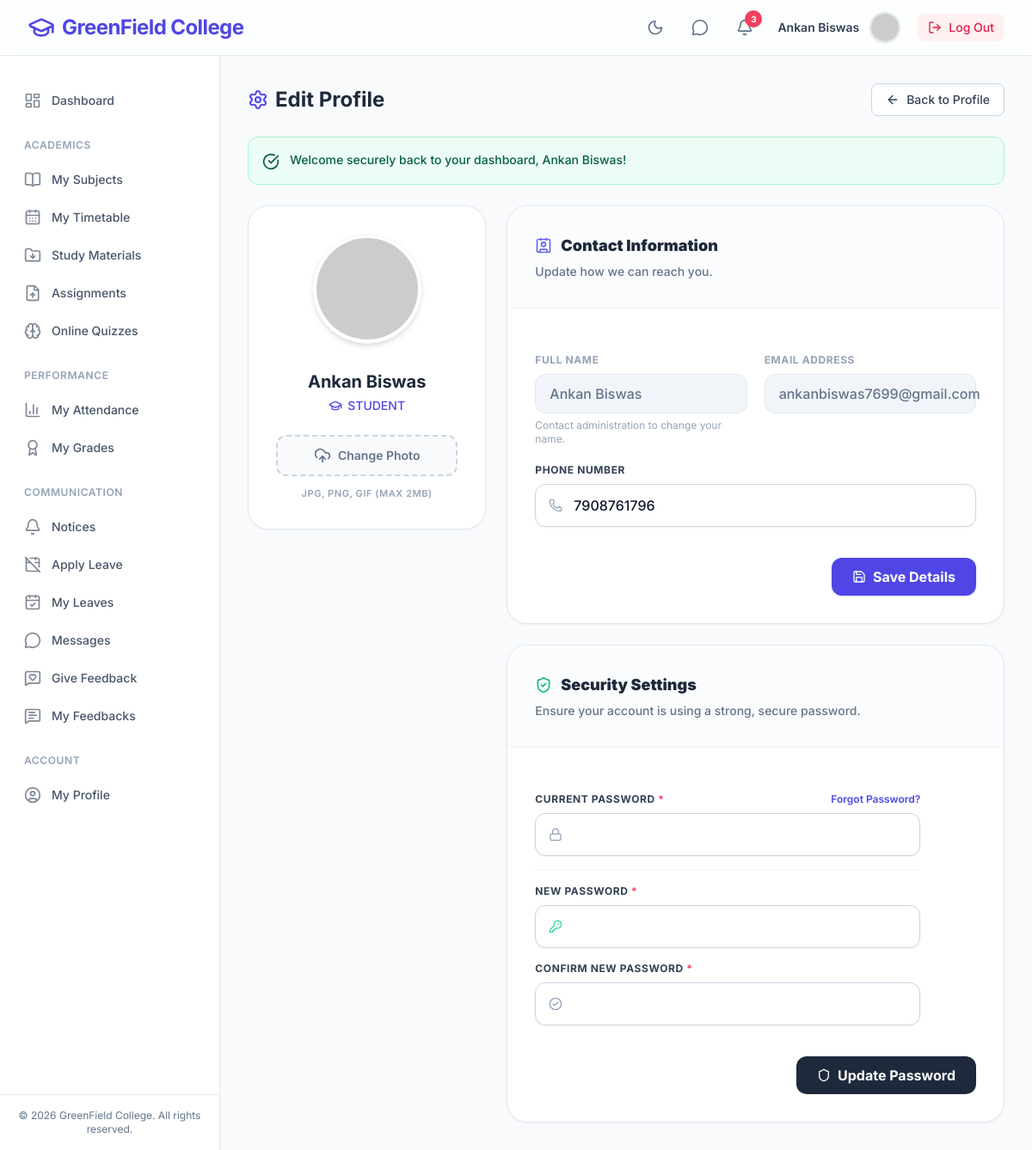
/views/student/edit-profile.php (signed in), run on the app's committed database.
### tables this page shows
CREATE TABLE `students` (
  `id` int(11) NOT NULL AUTO_INCREMENT,
  `name` varchar(100) NOT NULL,
  `email` varchar(100) NOT NULL,
  `password_hash` varchar(255) NOT NULL,
  `phone` varchar(20) DEFAULT NULL,
  `profile_pic` varchar(255) DEFAULT NULL,
  `department_id` int(11) NOT NULL,
  `semester_id` int(11) NOT NULL,
  `roll_number` varchar(50) NOT NULL,
  `registration_number` varchar(50) NOT NULL,
  `status` enum('ACTIVE','INACTIVE') DEFAULT 'ACTIVE',
  `created_at` timestamp NOT NULL DEFAULT current_timestamp(),
  PRIMARY KEY (`id`),
  UNIQUE KEY `email` (`email`),
  UNIQUE KEY `roll_number` (`roll_number`),
  UNIQUE KEY `registration_number` (`registration_number`),
  KEY `semester_id` (`semester_id`),
  KEY `idx_student_email` (`email`),
  KEY `idx_student_dept_sem` (`department_id`,`semester_id`),
  CONSTRAINT `students_ibfk_1` FOREIGN KEY (`department_id`) REFERENCES `departments` (`id`) ON DELETE CASCADE,
  CONSTRAINT `students_ibfk_2` FOREIGN KEY (`semester_id`) REFERENCES `semesters` (`id`) ON DELETE CASCADE
);

### includes/helpers.php (called while the page is built, shortened)
<?php
function get_flash_message() {
    if (isset($_SESSION['flash_message'])) {
        $msg = $_SESSION['flash_message'];
        return $msg;
    }
    return null;
}

### views/student/edit-profile.php (the view, shortened to what this page needs)
<?php
require_once __DIR__ . '/../../includes/helpers.php';
$db = Database::getInstance()->getConnection();
$userId = $_SESSION['user_id'];
$stmt = $db->prepare("
    SELECT s.name, s.email, s.phone, s.status, s.profile_pic,
           d.dept_name, sem.semester_number
    FROM students s
    JOIN departments d ON s.department_id = d.id
    JOIN semesters sem ON s.semester_id = sem.id
    WHERE s.id = ?
");
$stmt->execute([$userId]);
$user = $stmt->fetch(PDO::FETCH_ASSOC);
require_once __DIR__ . '/../../includes/header.php';
?>
<main class="flex-1 overflow-y-auto p-4 sm:p-6 lg:p-8 bg-slate-50 dark:bg-slate-900 transition-colors duration-200">
    <div class="max-w-4xl mx-auto space-y-6">
        <div class="flex items-center justify-between">
            <h1 class="text-2xl font-bold text-slate-800 dark:text-white flex items-center gap-2">
                <i data-lucide="settings" class="w-6 h-6 text-indigo-600 dark:text-indigo-400"></i> Edit Profile
            </h1>
            <a href="<?= BASE_URL ?>/views/student/view-profile.php" class="inline-flex items-center gap-2 px-4 py-2 bg-white dark:bg-slate-800 border border-slate-300 dark:border-slate-600 rounded-lg text-sm font-medium text-slate-700 dark:text-slate-200 hover:bg-slate-50 dark:hover:bg-slate-700 transition-colors">
                <i data-lucide="arrow-left" class="w-4 h-4"></i> Back to Profile
            </a>
        </div>
        <?php
        $flash = get_flash_message();
        if ($flash):
            $bgClass = $flash['type'] === 'success' ? 'bg-emerald-50 text-emerald-800 border-emerald-200 dark:bg-emerald-900/30 dark:text-emerald-400 dark:border-emerald-800' : 'bg-rose-50 text-rose-800 border-rose-200 dark:bg-rose-900/30 dark:text-rose-400 dark:border-rose-800';
            $icon = $flash['type'] === 'success' ? 'check-circle' : 'alert-circle';
        ?>
            <div class="p-4 rounded-xl border flex items-start gap-3 <?= $bgClass ?>">
                <i data-lucide="<?= $icon ?>" class="w-5 h-5 shrink-0 mt-0.5"></i>
                <p class="text-sm font-medium"><?= htmlspecialchars($flash['message']) ?></p>
            </div>
        <?php endif; ?>
        <div class="grid grid-cols-1 md:grid-cols-3 gap-6">
            <div class="md:col-span-1 space-y-6">
                <div class="bg-white dark:bg-slate-800 rounded-3xl shadow-sm border border-slate-200 dark:border-slate-700 p-8 text-center relative overflow-hidden group">
                    <div class="relative z-10 inline-block mb-6">
                        <div class="w-32 h-32 rounded-full p-1 bg-white dark:bg-slate-800 shadow-md border border-slate-100 dark:border-slate-700 mx-auto group-hover:scale-105 transition-transform">
                            <?php if ($user['profile_pic']): ?>
                                <img src="<?= BASE_URL ?>/uploads/profiles/<?= htmlspecialchars($user['profile_pic']) ?>" alt="Profile Picture" class="w-full h-full rounded-full object-cover">
                            <?php else: ?>
                                <img src="https://ui-avatars.com/api/?name=<?= urlencode($user['name']) ?>&background=4f46e5&color=fff&bold=true&size=128" alt="Profile Avatar" class="w-full h-full rounded-full object-cover">
                            <?php endif; ?>
                        </div>
                    </div>
                    <h2 class="text-xl font-bold text-slate-800 dark:text-white mb-1"><?= htmlspecialchars($user['name']) ?></h2>
                    <p class="text-indigo-600 dark:text-indigo-400 font-medium text-sm mb-6 flex items-center justify-center gap-1.5">
                        <i data-lucide="graduation-cap" class="w-4 h-4"></i> STUDENT
                    </p>
                    <form action="<?= BASE_URL ?>/views/student/edit-profile.php" method="POST" enctype="multipart/form-data">
                        <div class="flex items-center justify-center w-full">
                            <label for="profile_pic" class="flex flex-col items-center justify-center w-full h-12 border-2 border-slate-300 border-dashed rounded-xl cursor-pointer bg-slate-50 dark:bg-slate-800/50 hover:bg-slate-100 dark:hover:bg-slate-700 dark:border-slate-600 transition-colors group/upload">
                                <div class="flex items-center justify-center gap-2 text-slate-500 dark:text-slate-400 group-hover/upload:text-indigo-600 dark:group-hover/upload:text-indigo-400">
                                    <i data-lucide="upload-cloud" class="w-5 h-5"></i>
                                    <p class="text-sm font-semibold">Change Photo</p>
                                </div>
                            </label>
                        </div>
                        <p class="text-[11px] text-slate-400 dark:text-slate-500 mt-3 uppercase tracking-wider font-semibold">JPG, PNG, GIF (Max 2MB)</p>
                    </form>
                </div>
            </div>
            <div class="md:col-span-2 space-y-6">
                <div class="bg-white dark:bg-slate-800 rounded-3xl shadow-sm border border-slate-200 dark:border-slate-700 overflow-hidden">
                    <div class="p-6 sm:p-8 border-b border-slate-100 dark:border-slate-700/50 bg-slate-50/50 dark:bg-slate-800/50">
                        <h3 class="text-lg font-black text-slate-800 dark:text-white flex items-center gap-2.5">
                            <i data-lucide="contact" class="w-5 h-5 text-indigo-500"></i> Contact Information
                        </h3>
                        <p class="text-sm text-slate-500 dark:text-slate-400 mt-1.5 font-medium">Update how we can reach you.</p>
                    </div>
                    <form action="<?= BASE_URL ?>/views/student/edit-profile.php" method="POST" class="p-6 sm:p-8 space-y-5">
                        <div class="grid grid-cols-1 sm:grid-cols-2 gap-5">
                            <div>
                                <label class="block text-xs font-bold text-slate-400 dark:text-slate-500 uppercase tracking-wider mb-2">Full Name</label>
                                <div class="px-4 py-2.5 bg-slate-100 dark:bg-slate-800/50 border border-slate-200 dark:border-slate-700 rounded-xl text-slate-500 dark:text-slate-400 font-medium cursor-not-allowed">
                                    <?= htmlspecialchars($user['name']) ?>
                                </div>
                                <p class="text-xs text-slate-400 mt-1.5">Contact administration to change your name.</p>
                            </div>
                            <div>
                                <label class="block text-xs font-bold text-slate-400 dark:text-slate-500 uppercase tracking-wider mb-2">Email Address</label>
                                <div class="px-4 py-2.5 bg-slate-100 dark:bg-slate-800/50 border border-slate-200 dark:border-slate-700 rounded-xl text-slate-500 dark:text-slate-400 font-medium cursor-not-allowed">
                                    <?= htmlspecialchars($user['email']) ?>
                                </div>
                            </div>
                            <div class="sm:col-span-2">
                                <label for="phone" class="block text-xs font-bold text-slate-700 dark:text-slate-300 uppercase tracking-wider mb-2">Phone Number</label>
                                <div class="relative">
                                    <div class="absolute inset-y-0 left-0 pl-4 flex items-center pointer-events-none">
                                    </div>
                                    <input type="tel" id="phone" name="phone" value="<?= htmlspecialchars($user['phone'] ?? '') ?>" placeholder="+1 (555) 000-0000" class="w-full pl-11 pr-4 py-3 bg-white dark:bg-slate-900 border border-slate-300 dark:border-slate-600 rounded-xl focus:ring-2 focus:ring-indigo-500/50 focus:border-indigo-500 transition-all text-slate-900 dark:text-white font-medium shadow-sm">
                                </div>
                            </div>
                        </div>
                        <div class="pt-4 flex justify-end">
                            <button type="submit" class="inline-flex items-center justify-center px-6 py-2.5 bg-indigo-600 hover:bg-indigo-700 text-white font-bold rounded-xl transition-all focus:outline-none focus:ring-2 focus:ring-offset-2 focus:ring-indigo-500 dark:focus:ring-offset-slate-900 shadow-sm shadow-indigo-600/20 hover:-translate-y-0.5 gap-2">
                                <i data-lucide="save" class="w-4 h-4"></i> Save Details
                            </button>
                        </div>
                    </form>
                </div>
                <div class="bg-white dark:bg-slate-800 rounded-3xl shadow-sm border border-slate-200 dark:border-slate-700 overflow-hidden">
                    <div class="p-6 sm:p-8 border-b border-slate-100 dark:border-slate-700/50 bg-slate-50/50 dark:bg-slate-800/50">
                        <h3 class="text-lg font-black text-slate-800 dark:text-white flex items-center gap-2.5">
                            <i data-lucide="shield-check" class="w-5 h-5 text-emerald-500"></i> Security Settings
                        </h3>
                        <p class="text-sm text-slate-500 dark:text-slate-400 mt-1.5 font-medium">Ensure your account is using a strong, secure password.</p>
                    </div>
                    <form action="<?= BASE_URL ?>/views/student/edit-profile.php" method="POST" class="p-6 sm:p-8 space-y-5">
                        <div class="space-y-4">
                            <div>
                                <div class="flex items-center justify-between max-w-md mb-2">
                                    <label for="current_password" class="block text-xs font-bold text-slate-700 dark:text-slate-300 uppercase tracking-wider">Current Password <span class="text-rose-500">*</span></label>
                                    <a href="<?= BASE_URL ?>/views/auth/forgot-password.php" class="text-xs font-semibold text-indigo-600 dark:text-indigo-400 hover:text-indigo-500 hover:underline transition-colors">Forgot Password?</a>
                                </div>
                                <div class="relative max-w-md">
                                    <div class="absolute inset-y-0 left-0 pl-4 flex items-center pointer-events-none">
                                    </div>
                                    <input type="password" id="current_password" name="current_password" required class="w-full pl-11 pr-4 py-3 bg-white dark:bg-slate-900 border border-slate-300 dark:border-slate-600 rounded-xl focus:ring-2 focus:ring-indigo-500/50 focus:border-indigo-500 transition-all text-slate-900 dark:text-white font-medium shadow-sm">
                                </div>
                            </div>
                            <div class="w-full h-px bg-slate-100 dark:bg-slate-700/50 max-w-md my-4"></div>
                            <div>
                                <label for="new_password" class="block text-xs font-bold text-slate-700 dark:text-slate-300 uppercase tracking-wider mb-2">New Password <span class="text-rose-500">*</span></label>
                                <div class="relative max-w-md">
                                    <div class="absolute inset-y-0 left-0 pl-4 flex items-center pointer-events-none">
                                    </div>
                                    <input type="password" id="new_password" name="new_password" required class="w-full pl-11 pr-4 py-3 bg-white dark:bg-slate-900 border border-slate-300 dark:border-slate-600 rounded-xl focus:ring-2 focus:ring-indigo-500/50 focus:border-indigo-500 transition-all text-slate-900 dark:text-white font-medium shadow-sm">
                                </div>
                            </div>
                            <div>
                                <label for="confirm_password" class="block text-xs font-bold text-slate-700 dark:text-slate-300 uppercase tracking-wider mb-2">Confirm New Password <span class="text-rose-500">*</span></label>
                                <div class="relative max-w-md">
                                    <div class="absolute inset-y-0 left-0 pl-4 flex items-center pointer-events-none">
                                    </div>
                                    <input type="password" id="confirm_password" name="confirm_password" required class="w-full pl-11 pr-4 py-3 bg-white dark:bg-slate-900 border border-slate-300 dark:border-slate-600 rounded-xl focus:ring-2 focus:ring-indigo-500/50 focus:border-indigo-500 transition-all text-slate-900 dark:text-white font-medium shadow-sm">
                                </div>
                            </div>
                        </div>
                        <div class="pt-4 flex justify-end">
                            <button type="submit" class="inline-flex items-center justify-center px-6 py-2.5 bg-slate-800 hover:bg-slate-900 dark:bg-slate-700 dark:hover:bg-slate-600 text-white font-bold rounded-xl transition-all focus:outline-none focus:ring-2 focus:ring-offset-2 focus:ring-slate-500 dark:focus:ring-offset-slate-900 shadow-sm hover:-translate-y-0.5 gap-2">
                                <i data-lucide="shield" class="w-4 h-4"></i> Update Password
                            </button>
                        </div>
                    </form>
                </div>
            </div>
        </div>
    </div>
</main>
<?php require_once __DIR__ . '/../../includes/footer.php'; ?>

### data on the page
students: name "Ankan Biswas", email "ankanbiswas7699@gmail.com", phone "7908761796"

### other printed values
$notifCount "3"
$userName "Ankan Biswas"
$link['label'] "Dashboard"
$link['label'] "ACADEMICS"
$link['label'] "My Subjects"
$link['label'] "My Timetable"
$link['label'] "Study Materials"
$link['label'] "Assignments"
$link['label'] "Online Quizzes"
$link['label'] "PERFORMANCE"
$link['label'] "My Attendance"
$link['label'] "My Grades"
$link['label'] "COMMUNICATION"
$link['label'] "Notices"
$link['label'] "Apply Leave"
